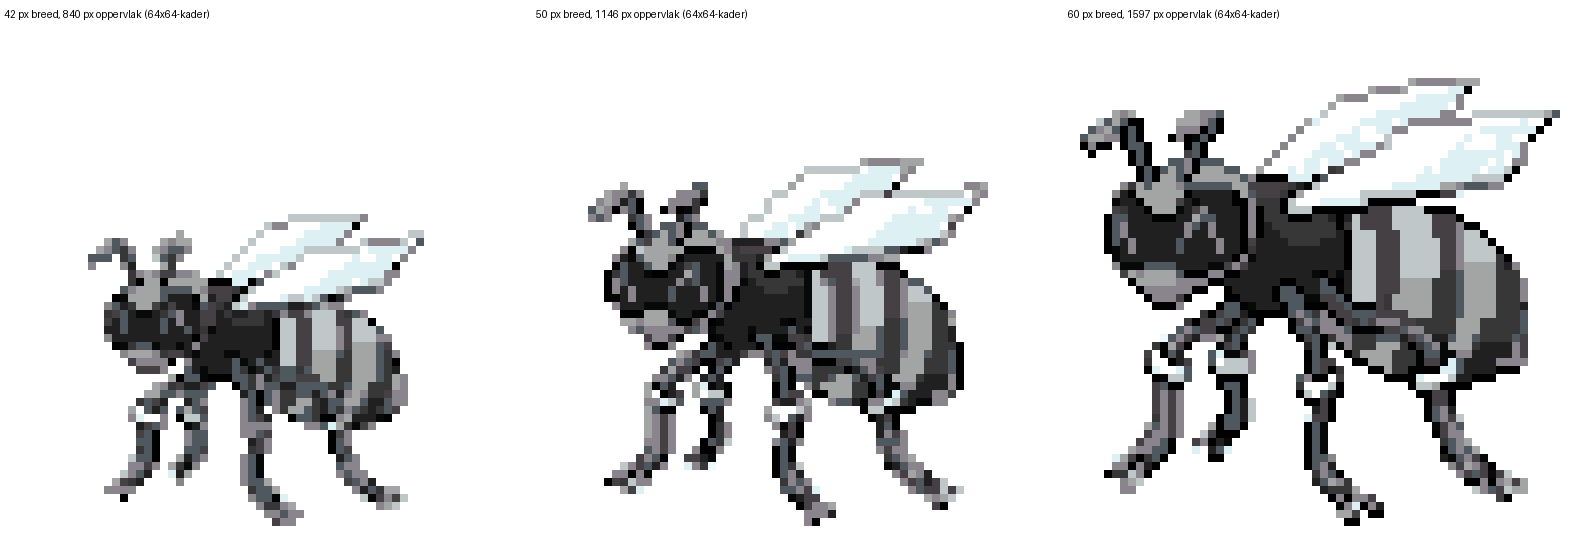

Python code for this plot:
# Alleen om de spritegrootte te kiezen: kale reductie van het natieve model op drie breedtes (geen sprite).
import numpy as np
from PIL import Image
n=Image.open('sprite_r1/natief.png').convert('RGB')
a=np.array(n).astype(int)
bg=(a.min(-1)>235)
ys,xs=np.where(~bg); box=(xs.min(),ys.min(),xs.max()+1,ys.max()+1)
crop=n.crop(box); W,H=crop.size
cols=[]
for w in (42,50,60):
    h=round(H*w/W)
    small=crop.resize((w,h),Image.BOX)
    pal=crop.quantize(16,method=Image.MEDIANCUT)
    q=small.quantize(palette=pal,dither=Image.NONE).convert('RGB')
    m=np.array(crop.convert('L').point(lambda v:255 if v<235 else 0).resize((w,h),Image.BOX))>110
    qa=np.array(q); qa[~m]=255
    tile=Image.new('RGB',(64,64),'white'); tile.paste(Image.fromarray(qa.astype('uint8')),((64-w)//2,64-h-2))
    cols.append((w,int(m.sum()),tile))
S=8
vel=Image.new('RGB',(64*S*3+40,64*S+30),'white')
from PIL import ImageDraw
d=ImageDraw.Draw(vel)
for i,(w,area,t) in enumerate(cols):
    vel.paste(t.resize((64*S,64*S),Image.NEAREST),(i*(64*S+20),30))
    d.text((i*(64*S+20)+4,8),f'{w} px breed, {area} px oppervlak (64x64-kader)',fill='black')
vel.save('maat/maten.png'); print([(w,a) for w,a,_ in cols], W,H)
